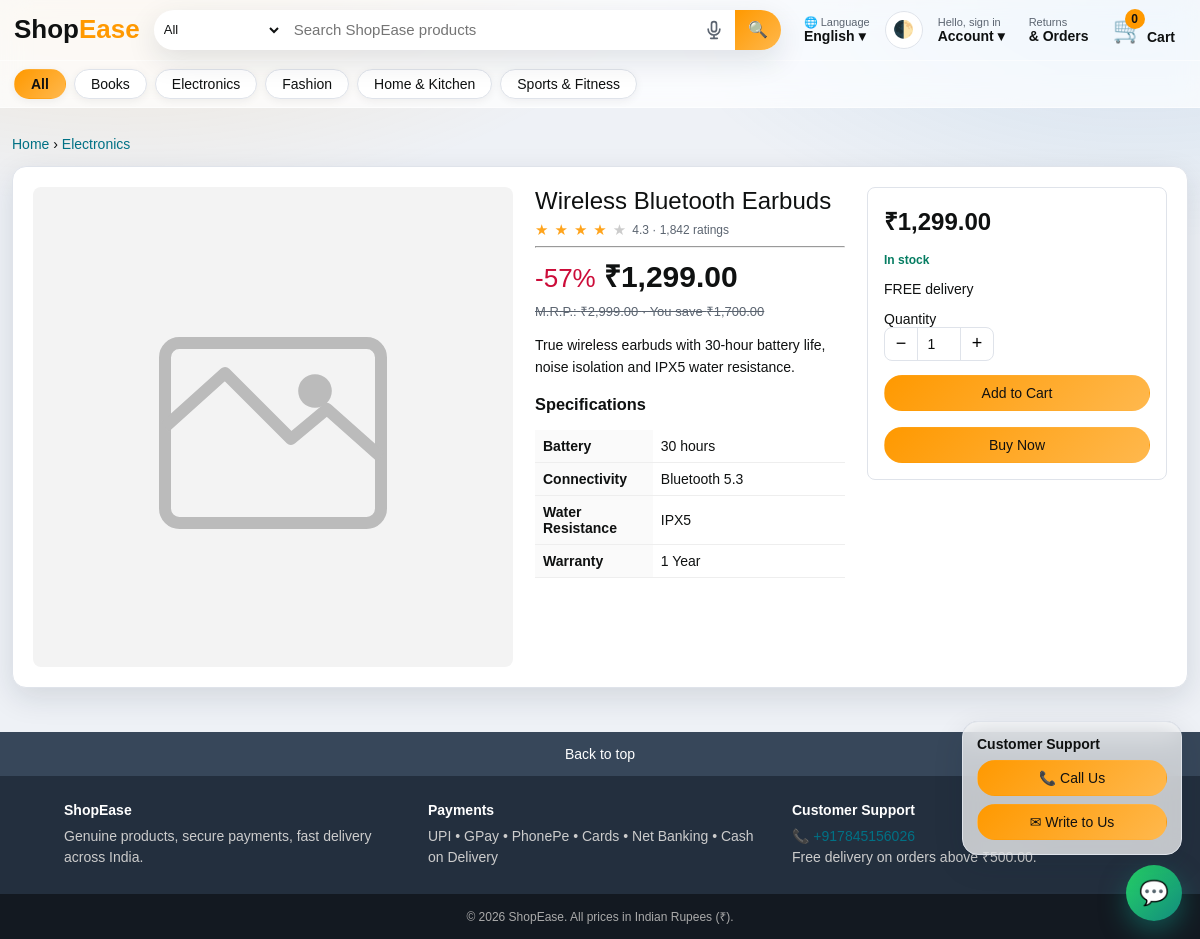
Screenshot of /product.php?id=1 with the database file from the repository.
### tables this page shows
CREATE TABLE IF NOT EXISTS categories (
    category_id INT UNSIGNED AUTO_INCREMENT PRIMARY KEY,
    name        VARCHAR(100) NOT NULL,
    slug        VARCHAR(120) NOT NULL,
    UNIQUE KEY uq_categories_slug (slug)
);

CREATE TABLE IF NOT EXISTS products (
    product_id     INT UNSIGNED AUTO_INCREMENT PRIMARY KEY,
    category_id    INT UNSIGNED NOT NULL,
    name           VARCHAR(200) NOT NULL,
    description    TEXT NULL,
    specifications TEXT NULL,                     
    mrp_price      DECIMAL(10,2) NOT NULL,
    selling_price  DECIMAL(10,2) NOT NULL,
    stock_quantity INT UNSIGNED NOT NULL DEFAULT 0,
    image_path     VARCHAR(255) NULL,
    rating         DECIMAL(2,1) NOT NULL DEFAULT 4.0,
    rating_count   INT UNSIGNED NOT NULL DEFAULT 0,
    created_at     TIMESTAMP NOT NULL DEFAULT CURRENT_TIMESTAMP,
    KEY idx_products_category (category_id),
    KEY idx_products_name (name),
    KEY idx_products_stock (stock_quantity),
    CONSTRAINT fk_products_category FOREIGN KEY (category_id) REFERENCES categories(category_id) ON DELETE RESTRICT
);

### includes/lang.php (called while the page is built, shortened)
<?php
require_once __DIR__ . '/functions.php';
function lang_code(): string
{
    $l = $_SESSION['lang'] ?? ($_COOKIE['lang'] ?? 'en');
    return in_array($l, ['en', 'ta'], true) ? $l : 'en';
}
function t(string $key, array $repl = []): string
{
    static $dict = [];
    $l = lang_code();
    foreach (['en', $l] as $c) if (!isset($dict[$c])) $dict[$c] = require __DIR__ . '/../lang/' . $c . '.php';
    $s = $dict[$l][$key] ?? $dict['en'][$key] ?? $key;
    return $s;
}
function cat_name(string $slug, string $fallback): string { $k = 'cat_' . $slug; $s = t($k); return $s === $k ? $fallback : $s; }

### lang/en.php (called while the page is built)
<?php
return [
    'all' => 'All', 'hello' => 'Hello', 'sign_in_short' => 'sign in', 'account' => 'Account', 'orders' => '& Orders', 'returns' => 'Returns',
    'cart' => 'Cart', 'sign_in' => 'Sign in', 'create_account' => 'Create account', 'my_orders' => 'My Orders', 'change_password' => 'Change Password',
    'whatsapp_login' => 'WhatsApp Login', 'admin_panel' => 'Admin Panel', 'sign_out' => 'Sign out', 'language' => 'Language', 'theme' => 'Toggle theme',
    'search_placeholder' => 'Search ShopEase products', 'search' => 'Search', 'voice_search' => 'Search by voice', 'listening' => 'Listening…',
    'add_to_cart' => 'Add to Cart', 'quick_view' => 'Quick view', 'buy_now' => 'Buy Now', 'in_stock' => 'In stock', 'out_of_stock' => 'Out of stock', 'only_left' => 'Only :n left in stock',
    'recommended' => 'Recommended for you', 'results_for' => 'Results for', 'no_products' => 'No products found',
    'sort_new' => 'Newest', 'sort_low' => 'Price: Low to High', 'sort_high' => 'Price: High to Low', 'sort_disc' => 'Biggest discount', 'sort_rate' => 'Top rated',
    'cat_electronics' => 'Electronics', 'cat_fashion' => 'Fashion', 'cat_home-kitchen' => 'Home & Kitchen', 'cat_books' => 'Books', 'cat_sports-fitness' => 'Sports & Fitness',
    'checkout' => 'Checkout', 'shipping_address' => 'Shipping address', 'payment_method' => 'Payment method', 'online_payment' => 'Online Payment', 'cod' => 'Cash on Delivery',
    'full_name' => 'Full name', 'mobile' => 'Mobile number', 'street' => 'Street address', 'pincode' => 'Pincode', 'city_district' => 'City / District', 'state' => 'State',
    'order_summary' => 'Order summary', 'items_total' => 'Items total', 'delivery' => 'Delivery', 'net_payable' => 'Net payable', 'free' => 'FREE',
    'support' => 'Customer Support', 'call_us' => 'Call Us', 'write_to_us' => 'Write to Us', 'send' => 'Send', 'cancel' => 'Cancel', 'close' => 'Close',
    'your_name' => 'Your name', 'your_email' => 'Your email', 'order_id_optional' => 'Order ID (optional)', 'your_query' => 'Your query',
    'cancel_order' => 'Cancel Order', 'cancel_reason' => 'Reason for cancellation', 'confirm_cancel' => 'Confirm cancellation', 'back_to_top' => 'Back to top',
];

### config/db.php (called while the page is built, shortened)
<?php
final class Database
{
    private static ?PDO $pdo = null;
    public static function getConnection(): PDO
    {
        if (self::$pdo === null) {
            $dsn = sprintf('mysql:host=%s;port=%s;dbname=%s;charset=utf8mb4', DB_HOST, DB_PORT, DB_NAME);
            try {
                self::$pdo = new PDO($dsn, DB_USER, DB_PASS, [
                    PDO::ATTR_ERRMODE            => PDO::ERRMODE_EXCEPTION,
                    PDO::ATTR_DEFAULT_FETCH_MODE => PDO::FETCH_ASSOC,
                    PDO::ATTR_EMULATE_PREPARES   => false,
                    PDO::MYSQL_ATTR_INIT_COMMAND => "SET time_zone = '+05:30'",
                ]);
            } catch (PDOException $e) {
                error_log('DB connection failed: ' . $e->getMessage());
                http_response_code(500);
                exit(APP_DEBUG ? 'Database error: ' . htmlspecialchars($e->getMessage()) : 'Service temporarily unavailable.');
            }
        }
        return self::$pdo;
    }
}

### product.php (the view, shortened to what this page needs)
<?php
require_once __DIR__ . '/includes/functions.php';
$db = Database::getConnection();
$id = (int)($_GET['id'] ?? 0);
$st = $db->prepare('SELECT p.*, c.name AS category_name, c.slug FROM products p JOIN categories c ON c.category_id = p.category_id WHERE p.product_id = ?');
$st->execute([$id]);
$p = $st->fetch();
$imgs = [];
$mainSrc = product_image($imgs[0] ?? null);
$specs = [];
foreach (preg_split('/\r?\n/', (string)$p['specifications']) as $line) {
    if (str_contains($line, ':')) { [$k, $v] = array_map('trim', explode(':', $line, 2)); if ($k !== '') $specs[$k] = $v; }
}
$off = discount_percent((float)$p['mrp_price'], (float)$p['selling_price']);
$stock = (int)$p['stock_quantity'];
require __DIR__ . '/includes/header.php';
?>
<p><a href="<?= url('index.php') ?>">Home</a> › <a href="<?= url('index.php?cat=' . urlencode($p['slug'])) ?>"><?= e($p['category_name']) ?></a></p>
<div class="detail panel">
  <div class="gallery">
    <div class="main"><img id="mainImg" src="<?= e($mainSrc) ?>" alt="<?= e($p['name']) ?>"></div>
  </div>
  <div>
    <h1><?= e($p['name']) ?></h1>
    <div class="rating"><?= stars_html((float)$p['rating']) ?> <span><?= number_format((float)$p['rating'], 1) ?> · <?= number_format((int)$p['rating_count']) ?> ratings</span></div>
    <hr>
    <div class="price-row">
      <?php if ($off > 0): ?><span style="color:#cc0c39;font-size:26px">-<?= $off ?>%</span><?php endif; ?>
      <span class="price" style="font-size:30px"><?= money($p['selling_price']) ?></span>
    </div>
    <?php if ($off > 0): ?><div class="mrp">M.R.P.: <?= money($p['mrp_price']) ?> · You save <?= money((float)$p['mrp_price'] - (float)$p['selling_price']) ?></div><?php endif; ?>
    <p style="line-height:1.6"><?= nl2br(e($p['description'])) ?></p>
    <?php if ($specs): ?>
      <h3>Specifications</h3>
      <table class="spec"><?php foreach ($specs as $k => $v): ?><tr><td><?= e($k) ?></td><td><?= e($v) ?></td></tr><?php endforeach; ?></table>
    <?php endif; ?>
  </div>
  <aside class="buybox">
    <div class="price" style="font-size:24px"><?= money($p['selling_price']) ?></div>
    <p><?= $stock <= 0 ? '<span class="stock out">Out of stock</span>' : ($stock <= LOW_STOCK_THRESHOLD ? '<span class="stock low">Only ' . $stock . ' left in stock</span>' : '<span class="stock in">In stock</span>') ?></p>
    <p><?= (float)$p['selling_price'] >= FREE_DELIVERY_ABOVE ? 'FREE delivery' : 'Delivery ' . e(money(DELIVERY_CHARGE)) . ' (free above ' . e(money(FREE_DELIVERY_ABOVE)) . ')' ?></p>
    <?php if ($stock > 0): ?>
      <p>Quantity<br>
        <span class="qty" data-detail><button type="button" data-d="-">−</button><input id="detailQty" type="number" value="1" min="1" max="<?= $stock ?>" readonly><button type="button" data-d="+">+</button></span>
      </p>
      <button class="btn btn-block" data-add-cart="<?= (int)$p['product_id'] ?>">Add to Cart</button><br>
      <button class="btn btn-orange btn-block" data-add-cart="<?= (int)$p['product_id'] ?>" data-buy-now="1">Buy Now</button>
    <?php else: ?><button class="btn btn-block" disabled>Currently unavailable</button><?php endif; ?>
  </aside>
</div>
<?php require __DIR__ . '/includes/footer.php'; ?>

### includes/header.php (shortened to what this page needs)
<?php
require_once __DIR__ . '/functions.php';
require_once __DIR__ . '/lang.php';
$user = current_user();
$cats = Database::getConnection()->query('SELECT category_id, name, slug FROM categories ORDER BY name')->fetchAll();
$q = trim((string)($_GET['q'] ?? ''));
$activeCat = (string)($_GET['cat'] ?? '');
$L = lang_code();
?>
<!DOCTYPE html>
<html lang="<?= $L ?>" data-speech="<?= $L === 'ta' ? 'ta-IN' : 'en-IN' ?>">
<head>
<link rel="stylesheet" href="<?= BASE_URL ?>/assets/css/style.css">
<link rel="stylesheet" href="<?= BASE_URL ?>/assets/css/theme.css">
</head>
<body>
<header class="site-header">
  <div class="nav-top">
    <a class="logo" href="<?= url('index.php') ?>">Shop<span>Ease</span></a>
    <form class="search" action="<?= url('index.php') ?>" method="get" autocomplete="off" role="search">
      <select name="cat" aria-label="Category">
        <option value=""><?= e(t('all')) ?></option>
      </select>
      <input type="search" name="q" id="searchInput" value="<?= e($q) ?>" placeholder="<?= e(t('search_placeholder')) ?>" aria-label="<?= e(t('search')) ?>">
      <button type="button" id="voiceBtn" class="voice-btn" aria-label="<?= e(t('voice_search')) ?>" title="<?= e(t('voice_search')) ?>">
        <svg viewBox="0 0 24 24" width="20" height="20" fill="none" stroke="currentColor" stroke-width="2" stroke-linecap="round" stroke-linejoin="round"><rect x="9" y="2" width="6" height="12" rx="3"/><path d="M5 11a7 7 0 0 0 14 0M12 18v4M8 22h8"/></svg></button>
      <button type="submit" aria-label="<?= e(t('search')) ?>">🔍</button>
    </form>
    <div class="nav-right">
      <div class="dropdown">
        <a class="nav-link" href="#" aria-label="<?= e(t('language')) ?>"><small>🌐 <?= e(t('language')) ?></small><strong><?= $L === 'ta' ? 'தமிழ்' : 'English' ?> ▾</strong></a>
      </div>
      <button type="button" id="themeBtn" class="theme-btn" aria-label="<?= e(t('theme')) ?>" title="<?= e(t('theme')) ?>">🌓</button>
      <div class="dropdown">
        <a class="nav-link" href="<?= $user ? '#' : url('login.php') ?>">
          <small><?= e(t('hello')) ?>, <?= $user ? e(explode(' ', $user['full_name'])[0]) : e(t('sign_in_short')) ?></small>
          <strong><?= e(t('account')) ?> ▾</strong>
        </a>
      </div>
      <a class="nav-link" href="<?= url('my_orders.php') ?>"><small><?= e(t('returns')) ?></small><strong><?= e(t('orders')) ?></strong></a>
      <a class="cart-link" href="<?= url('cart.php') ?>" aria-label="<?= e(t('cart')) ?>">
        <span class="cart-icon">🛒</span><span class="cart-badge" id="cartBadge"><?= cart_count() ?></span><strong><?= e(t('cart')) ?></strong>
      </a>
    </div>
  </div>
  <nav class="nav-sub" aria-label="Categories">
    <a href="<?= url('index.php') ?>" class="<?= $activeCat === '' ? 'active' : '' ?>"><?= e(t('all')) ?></a>
    <?php foreach ($cats as $c): ?>
      <a href="<?= url('index.php?cat=' . urlencode($c['slug'])) ?>" class="<?= $activeCat === $c['slug'] ? 'active' : '' ?>"><?= e(cat_name($c['slug'], $c['name'])) ?></a>
    <?php endforeach; ?>
  </nav>
</header>
<main class="container">

### assets/css/style.css (style rules this page uses)
:root { --nav:#131921;--nav2:#232f3e;--accent:#febd69;--btn:#ffd814;--btn2:#ffa41c;--link:#007185;--red:#b12704;--green:#067d62;--bg:#eaeded;--card:#fff;--text:#0f1111;--muted:#565959;--border:#d5d9d9 }
* { box-sizing:border-box }
body { margin:0;font-family:Arial,Helvetica,sans-serif;background:var(--bg);color:var(--text);font-size:14px }
a { color:var(--link);text-decoration:none }
img { max-width:100% }
.container { max-width:1300px;margin:0 auto;padding:14px 12px }
.site-header { position:sticky;top:0;z-index:100;background:var(--nav) }
.nav-top { display:flex;align-items:center;gap:14px;padding:8px 14px;color:#fff }
.logo { font-size:26px;font-weight:700;color:#fff;white-space:nowrap }
.logo span { color:var(--accent) }
.search { position:relative;flex:1;display:flex;height:40px;border-radius:6px;overflow:visible }
.search select { border:0;background:#e6e6e6;border-radius:6px 0 0 6px;padding:0 6px;max-width:130px;font-size:13px;color:#333 }
.search input { flex:1;border:0;padding:0 12px;font-size:15px;outline:0;min-width:0 }
.search button { border:0;background:var(--accent);width:46px;border-radius:0 6px 6px 0;cursor:pointer;font-size:16px }
.nav-right { display:flex;align-items:center;gap:6px }
.nav-link,.cart-link { color:#fff;display:flex;flex-direction:column;line-height:1.15;padding:6px 8px;border:1px solid transparent;border-radius:3px;white-space:nowrap }
.nav-link small { font-size:11px;color:#ddd }
.cart-link { flex-direction:row;align-items:flex-end;gap:2px;position:relative;padding-right:10px }
.cart-icon { font-size:26px }
.cart-badge { position:absolute;top:0;left:20px;background:var(--accent);color:#111;border-radius:10px;min-width:20px;height:20px;line-height:20px;text-align:center;font-size:12px;font-weight:700;padding:0 4px }
.dropdown { position:relative }
.nav-sub { background:var(--nav2);display:flex;gap:2px;overflow-x:auto;padding:0 10px }
.nav-sub a { color:#fff;padding:8px 12px;white-space:nowrap;border:1px solid transparent }
.nav-sub a:hover,.nav-sub a.active { border-color:#fff;text-decoration:none }
.rating { display:flex;align-items:center;gap:6px;color:var(--muted);font-size:12px }
.price-row { margin:6px 0;display:flex;align-items:baseline;gap:8px;flex-wrap:wrap }
.price { font-size:20px;font-weight:700 }
.mrp { color:var(--muted);text-decoration:line-through;font-size:13px }
.stock { font-size:12px;margin-bottom:8px;font-weight:700 }
.in { color:var(--green) }
.btn { display:inline-block;border:1px solid #fcd200;background:var(--btn);color:#111;padding:9px 16px;border-radius:20px;cursor:pointer;font-size:14px;text-align:center }
.btn-orange { background:var(--btn2);border-color:#ff8f00 }
.btn-block { display:block;width:100% }
.panel { background:#fff;border-radius:8px;padding:20px;box-shadow:0 1px 3px rgba(0,0,0,.08) }
.detail { display:grid;grid-template-columns:minmax(280px,480px) 1fr 300px;gap:22px;align-items:start }
.gallery .main { background:#fff;border-radius:8px;aspect-ratio:1/1;display:flex;align-items:center;justify-content:center;overflow:hidden }
.gallery .main img { max-width:100%;max-height:100%;object-fit:contain }
.detail h1 { font-size:24px;font-weight:500;margin:0 0 6px }
.spec { width:100%;border-collapse:collapse;margin-top:10px }
.spec td { padding:8px;border-bottom:1px solid #eee }
.spec td:first-child { font-weight:700;width:38%;background:#fafafa }
.buybox { background:#fff;border:1px solid var(--border);border-radius:8px;padding:16px }
.qty { display:inline-flex;align-items:center;border:1px solid var(--border);border-radius:8px;overflow:hidden;background:#f0f2f2 }
.qty button { border:0;background:transparent;width:32px;height:32px;font-size:18px;cursor:pointer }
.qty input { width:44px;height:32px;text-align:center;border:0;border-left:1px solid var(--border);border-right:1px solid var(--border);background:#fff;font-size:14px }

### rows the page displays
categories: name "Books"
categories: name "Electronics"
categories: name "Fashion"
categories: name "Home & Kitchen"
categories: name "Sports & Fitness"
products: category.name "Electronics", name "Wireless Bluetooth Earbuds", rating "4.3", rating_count "1,842", off "57", selling_price "₹1,299.00", mrp_price "₹2,999.00", money((float)$p['mrp_price'] - (float)$p['selling_price']) "₹1,700.00", description "True wireless earbuds with 30-hour battery life, noise isolation and IPX5 water resistance."

### other values shown
t('language') "Language"
t('hello') "Hello"
t('sign_in_short') "sign in"
t('account') "Account"
t('returns') "Returns"
t('orders') "& Orders"
cart_count() "0"
t('cart') "Cart"
t('all') "All"
$k "Battery"
$v "30 hours"
$k "Connectivity"
$v "Bluetooth 5.3"
$k "Water Resistance"
$v "IPX5"
